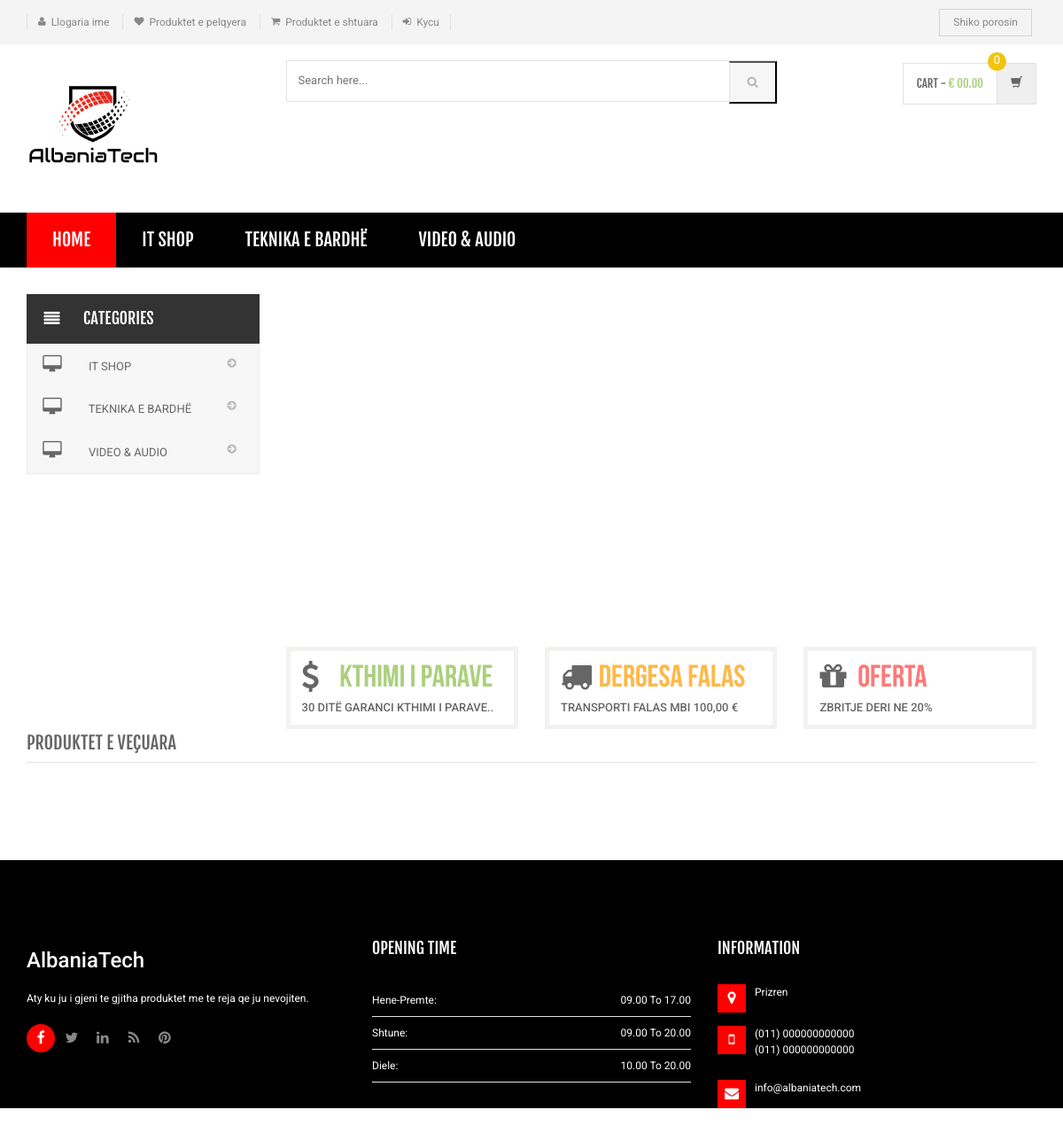
The page / on the database its author committed.
### tables this page shows
CREATE TABLE `category` (
  `id` int(11) NOT NULL,
  `categoryName` varchar(255) DEFAULT NULL,
  `categoryDescription` longtext DEFAULT NULL,
  `creationDate` timestamp NOT NULL DEFAULT current_timestamp(),
  `updationDate` varchar(255) DEFAULT NULL
);

### index.php (the view, shortened to what this page needs)
<?php
include('includes/config.php');
?>
<!DOCTYPE html>
<html lang="en">
	<head>
	    <link rel="stylesheet" href="assets/css/bootstrap.min.css">
	    <link rel="stylesheet" href="assets/css/main.css">
	    <link rel="stylesheet" href="assets/css/green.css">
	    <link rel="stylesheet" href="assets/css/owl.carousel.css">
		<link rel="stylesheet" href="assets/css/owl.transitions.css">
		<link href="assets/css/lightbox.css" rel="stylesheet">
		<link rel="stylesheet" href="assets/css/animate.min.css">
		<link rel="stylesheet" href="assets/css/rateit.css">
		<link rel="stylesheet" href="assets/css/bootstrap-select.min.css">
		<link rel="stylesheet" href="assets/css/config.css">
		<link href="assets/css/green.css" rel="alternate stylesheet" title="Green color">
		<link href="assets/css/blue.css" rel="alternate stylesheet" title="Blue color">
		<link href="assets/css/red.css" rel="alternate stylesheet" title="Red color">
		<link href="assets/css/orange.css" rel="alternate stylesheet" title="Orange color">
		<link href="assets/css/dark-green.css" rel="alternate stylesheet" title="Darkgreen color">
		<link rel="stylesheet" href="assets/css/font-awesome.min.css">
	</head>
    <body class="cnt-home">
<header class="header-style-1">
<?php include('includes/top-header.php');?>
<?php include('includes/main-header.php');?>
<?php include('includes/menu-bar.php');?>
</header>
<div class="body-content outer-top-xs" id="top-banner-and-menu">
	<div class="container">
		<div class="furniture-container homepage-container">
		<div class="row">
			<div class="col-xs-12 col-sm-12 col-md-3 sidebar">
	<?php include('includes/side-menu.php');?>
			</div>
			<div class="col-xs-12 col-sm-12 col-md-9 homebanner-holder">
<div id="hero" class="homepage-slider3">
</div>
<div class="info-boxes wow fadeInUp">
	<div class="info-boxes-inner">
		<div class="row">
			<div class="col-md-6 col-sm-4 col-lg-4">
				<div class="info-box">
					<div class="row">
						<div class="col-xs-2">
						     <i class="icon fa fa-dollar"></i>
						</div>
						<div class="col-xs-10">
							<h4 class="info-box-heading green">Kthimi i parave</h4>
						</div>
					</div>
					<h6 class="text">30 DITË GARANCI KTHIMI I PARAVE..</h6>
				</div>
			</div>
			<div class="hidden-md col-sm-4 col-lg-4">
				<div class="info-box">
					<div class="row">
						<div class="col-xs-2">
							<i class="icon fa fa-truck"></i>
						</div>
						<div class="col-xs-10">
							<h4 class="info-box-heading orange">Dergesa Falas</h4>
						</div>
					</div>
					<h6 class="text">TRANSPORTI FALAS MBI 100,00 €</h6>
				</div>
			</div>
			<div class="col-md-6 col-sm-4 col-lg-4">
				<div class="info-box">
					<div class="row">
						<div class="col-xs-2">
							<i class="icon fa fa-gift"></i>
						</div>
						<div class="col-xs-10">
							<h4 class="info-box-heading red">Oferta</h4>
						</div>
					</div>
					<h6 class="text">ZBRITJE DERI NE 20% </h6>
				</div>
			</div>
		</div>
	</div>
</div>
			</div>
		</div>
		<div id="product-tabs-slider" class="scroll-tabs inner-bottom-vs  wow fadeInUp">
			<div class="more-info-tab clearfix">
			   <h3 class="new-product-title pull-left">Produktet e veçuara</h3>
			</div>
		</div>
</div>
</div>
<?php include('includes/footer.php');?>
</body>
</html>

### includes/menu-bar.php (shortened to what this page needs)
<div class="header-nav animate-dropdown"style="background:black">
    <div class="container">
        <div class="yamm navbar navbar-default" role="navigation">
            <div class="nav-bg-class">
                <div class="navbar-collapse collapse" id="mc-horizontal-menu-collapse">
	<div class="nav-outer">
		<ul class="nav navbar-nav">
			<li class="active dropdown yamm-fw">
				<a href="index.php" data-hover="dropdown" class="dropdown-toggle"style="background:red">Home</a>
			</li>
              <?php $sql=mysqli_query($con,"select id,categoryName  from category limit 6");
while($row=mysqli_fetch_array($sql))
{
    ?>
			<li class="dropdown yamm">
				<a href="category.php?cid=<?php echo $row['id'];?>"> <?php echo $row['categoryName'];?></a>
			</li>
			<?php } ?>
		</ul>
		<div class="clearfix"></div>
	</div>
</div>
            </div>
        </div>
    </div>
</div>

### includes/side-menu.php
<div class="side-menu animate-dropdown outer-bottom-xs">
    <div class="head"><i class="icon fa fa-align-justify fa-fw"></i> Categories</div>
    <nav class="yamm megamenu-horizontal" role="navigation">
        <ul class="nav">
            <li class="dropdown menu-item">
              <?php $sql=mysqli_query($con,"select id,categoryName  from category");
while($row=mysqli_fetch_array($sql))
{
    ?>
                <a href="category.php?cid=<?php echo $row['id'];?>" class="dropdown-toggle"><i class="icon fa fa-desktop fa-fw"></i>
                <?php echo $row['categoryName'];?></a>
                <?php }?>
</li>
</ul>
    </nav>
</div>

### assets/css/green.css (style rules this page uses)
a { color: #abd07e; }
.header-style-1 .header-nav { background: #abd07e; }
.cnt-home .header-style-1 .header-nav .navbar .navbar-nav > li.active { background: #84b943; }
.info-box .info-box-heading.green { color: #abd07e; }

### assets/css/lightbox.css (style rules this page uses)
body:after { content: url(../images/close.png) url(../images/loading.gif) url(../images/prev.png) url(../images/next.png); display: none; }

### assets/css/blue.css (style rules this page uses)
a { color: #3498db; }
.header-style-1 .header-nav { background: #3498db; }
.cnt-home .header-style-1 .header-nav .navbar .navbar-nav > li.active { background: #1d6ca1; }
.info-box .info-box-heading.green { color: #3498db; }

### assets/css/red.css (style rules this page uses)
a { color: #ff6c6c; }
.header-style-1 .header-nav { background: #ff6c6c; }
.cnt-home .header-style-1 .header-nav .navbar .navbar-nav > li.active { background: #ff1a1a; }
.info-box .info-box-heading.green { color: #ff6c6c; }

### assets/css/orange.css (style rules this page uses)
a { color: #f39c12; }
.header-style-1 .header-nav { background: #f39c12; }
.cnt-home .header-style-1 .header-nav .navbar .navbar-nav > li.active { background: #ab6c09; }
.info-box .info-box-heading.green { color: #f39c12; }

### assets/css/dark-green.css (style rules this page uses)
a { color: #12cca7; }
.header-style-1 .header-nav { background: #12cca7; }
.cnt-home .header-style-1 .header-nav .navbar .navbar-nav > li.active { background: #0b816a; }
.info-box .info-box-heading.green { color: #12cca7; }

### rows shown on the page
category: categoryName "IT SHOP"
category: categoryName "TEKNIKA E BARDHË"
category: categoryName "VIDEO & AUDIO"
